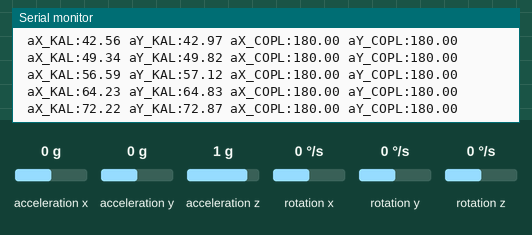
Recording of a sketch running on a simulated Arduino Uno, built with avr-gcc and run on an emulated ATmega328P. On the bench: the last lines printed to the serial monitor. Wiring (inferred from the names in the program): MPU-6050 motion sensor at I2C address 0x68. The test bench sets the inputs (shaded band); at power-on: rotation x 0 °/s, acceleration x 0 g, acceleration z 1 g, acceleration y 0 g, rotation y 0 °/s, rotation z 0 °/s.

Above: at 1.7 s.
1.8 s: rotation x set to -192 °/s
At 1.84 s:
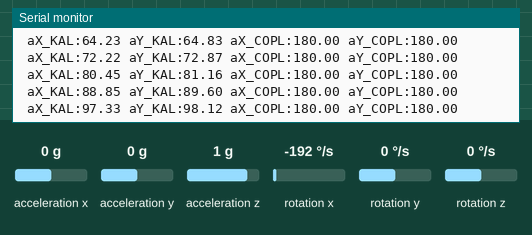
4.8 s: acceleration x set to -1.4 g
At 4.82 s:
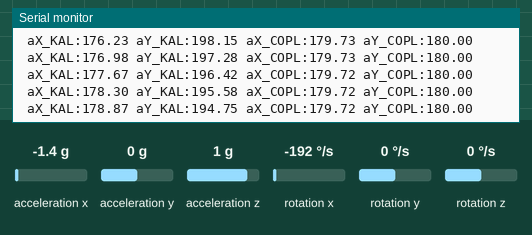
7.8 s: acceleration z set to -1.4 g
At 7.82 s:
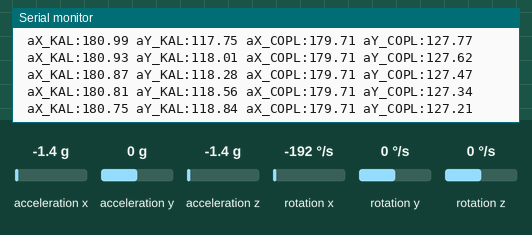
10.8 s: acceleration y set to -1.4 g
At 10.84 s:
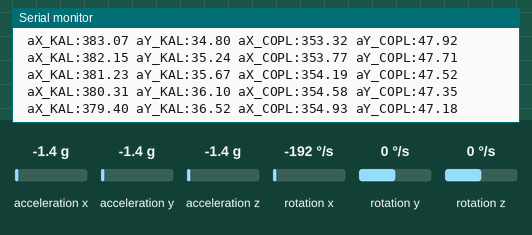
13.8 s: rotation y set to 192 °/s
At 13.85 s:
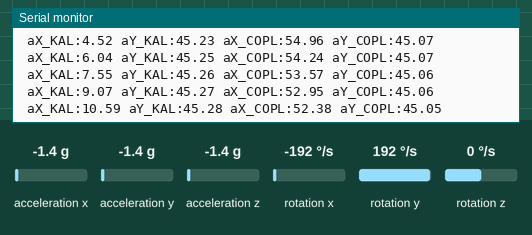
16.8 s: acceleration z set to 0.8 g
At 16.84 s:
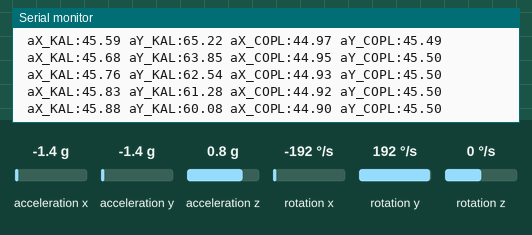
Timing chart, 0 to 19.8 s (numbered marks = the images above; inputs shaded):
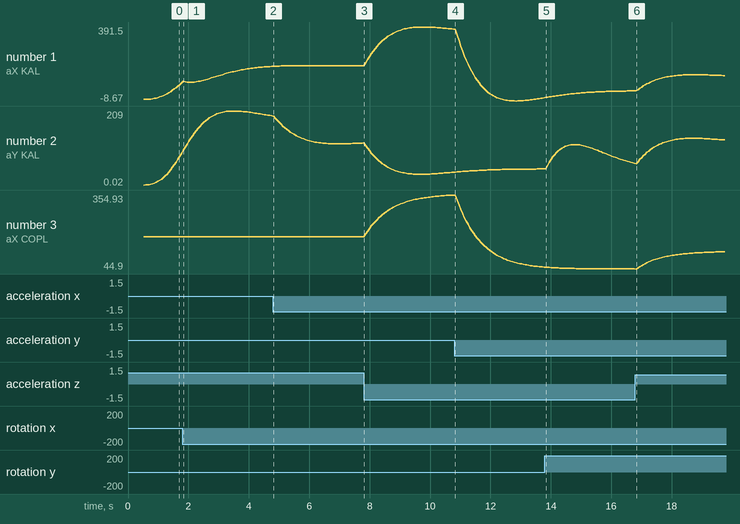

Measured:
- plotted number 1: 88.85 → 178.3 after the input at 1.8 s
- plotted number 2: 89.6 → 195.58 after the input at 1.8 s
- plotted number 3: 180 → 179.72 after the input at 1.8 s

The sketch:

New_TEST_FIFO_5_D_C_K.ino
```cpp
#define COMPL_K 0.07
#include <GyverFilters.h>
#include <Wire.h>
#include "Kalman.h"
#include "I2Cdev.h"
#include "MPU6050_6Axis_MotionApps_V6_12.h"
MPU6050 mpu;

float angleX_DMP = 180;
float angleY_DMP = 180;
float angleZ_DMP = 180;

float gyroXangle_COMPL = 180;
float gyroYangle_COMPL = 180;

Kalman kalmanX;
Kalman kalmanY;


uint8_t IMUAddress = 0x68;
uint8_t nbytes = 14;

uint8_t AFS_SELa = 0; //диапазон шкалы акселерометра
uint8_t AFS_SELg = 0; //диапазон шкалы гироскопа
/*
  Настройка чувствительности акселерометра - полный диапазон шкалы (по умолчанию +/- 2g)
  Масштабирование показания датчиков в зависимости от настройки чувствительности:

  |AFS_SEL|диапазон шаклы|масштабирование на|перевод в СИ   |||||||||
  Акселерометр
  |   0   |     +-2g     |     16384        |    aX/32768*2     |||||||||
  |   1   |     +-4g     |     8192         |    aX/32768*4     |||||||||
  |   2   |     +-6g     |     4096         |    aX/32768*6     |||||||||
  |   3   |     +-8g     |     2048         |    aX/32768*8     |||||||||
  Температура
  |   0   |от -40 до 85 С|     340          |    t/340          |||||||||
  Гироскоп
  |   0   |     +-250    |     131          |    gX/32768*250   |||||||||
  |   1   |     +-500    |     65.5         |    gX/32768*500   |||||||||
  |   2   |     +-1000   |     32.8         |    gX/32768*1000  |||||||||
  |   3   |     +-2000   |     16.4         |    gX/32768*2000  |||||||||

*/

//указание переменных для настройки диапазона гироскопа и акселерометра
uint8_t AFS_CONFa = 0x10;
uint8_t AFS_CONFg = 0x10;
uint8_t coeffa = 0;
uint16_t coeffg = 0;

int16_t aX;
int16_t aY;
int16_t aZ;

uint16_t AFS_SELt = 340;
int16_t tR;

int16_t gX;
int16_t gY;
int16_t gZ;


double gyroXangle = 180; // Angle calculate using the gyro
double gyroYangle = 180;
double AngleX_comp = 180; // Calculate the angle using a Kalman filter
double AngleY_comp = 180;
double kalAngleX; // Calculate the angle using a Kalman filter
double kalAngleY;


String str_Kal_X = " aX_KAL:";
String str_Kal_Y = " aY_KAL:";

String str_COPL_X = " aX_COPL:";
String str_COPL_Y = " aY_COPL:";

String str_DMP_X = " aX_DMP:";
String str_DMP_Y = " aY_DMP:";

uint32_t timer;


void setup() {
  Serial.begin(9600); //настроить последовательный порт для вывода
  Wire.begin(); // подключение к шине I2C как мастер

  //  Wire.setClock(400000ul); // значение (в герцах) желаемых часов связи. Допустимые значения: 100000 (стандартный режим) и 400000 (быстрый режим).
  //Некоторые процессоры также поддерживают 10000 (низкоскоростной режим), 1000000 (быстрый режим плюс) и 3400000 (высокоскоростной режим).
  //См. Документацию по конкретному процессору, чтобы убедиться, что нужный режим поддерживается.

  mpu.initialize();
  initDMP();

  Wire.beginTransmission(IMUAddress);
  Wire.write(0x6B);
  Wire.write(0x00);
  Wire.endTransmission(true);

  //Назначение переменных под нужную точность
  switch (AFS_SELa)
  {
    case 0:
      coeffa = 2;
      AFS_CONFa = 0x00;
      break;
    case 1:
      coeffa = 4;
      AFS_CONFa = 0x01;
      break;
    case 2:
      coeffa = 6;
      AFS_CONFa = 0x10;
      break;
    case 3:
      coeffa = 8;
      AFS_CONFa = 0x11;
      break;
    default:
      coeffa = 2;
      AFS_CONFa = 0x00;
      break;
  }

  switch (AFS_SELg)
  {
    case 0:
      coeffg = 250;
      AFS_CONFg = 0x00;
      break;
    case 1:
      coeffg = 500;
      AFS_CONFg = 0x01;
      break;
    case 2:
      coeffg = 1000;
      AFS_CONFg = 0x10;
      break;
    case 3:
      coeffg = 2000;
      AFS_CONFg = 0x11;
      break;
    default:
      coeffg = 250;
      AFS_CONFg = 0x00;
      break;
  }


  Wire.beginTransmission(IMUAddress);
  Wire.write(0x1C);                  //обращаемся к регистру ACCEL_CONFIG (1C hex)
  Wire.write(AFS_CONFa);                  //Установить биты регистра как 00010000 (диапазон полной шкалы +/- 8g)
  Wire.endTransmission(true);
  // Настроить чувствительность гироскопа - полный диапазон шкалы (по умолчанию +/- 250 град / с)
  Wire.beginTransmission(IMUAddress);
  Wire.write(0x1B);                   // Обращаемся к регистру GYRO_CONFIG (1B hex)
  Wire.write(AFS_CONFg);                   // Установить биты регистра как 00010000 (полная шкала 1000 град / с)
  Wire.endTransmission(true);
  delay(20);
  timer = micros();
}


void loop() {

  Wire.beginTransmission(IMUAddress); // Открывает канал связи по шине I2C с ведомым устройством.
  Wire.write(0x3B); //передача начинается с регистра 0x3B (ACCEL_XOUT_H) & 0x3C (ACCEL_XOUT_L)
  Wire.endTransmission(false); //Отправляет данные, которые были поставлены в очередь методом write() и завершает передачу.
  //true — после запроса отправляет STOP, освобождая шину I2C. false — после запроса отправляет RESTART. Шина не освобождается и можно отправлять дополнительные запросы. По умолчанию — true.

  Wire.requestFrom(IMUAddress, nbytes); //Отправляет запрос на определенное количество байтов от ведущего устройства к ведомому.
  //акселерометр
  aX = Wire.read() << 8 | Wire.read(); // 0x3B (ACCEL_XOUT_H) & 0x3C (ACCEL_XOUT_L)
  aY = Wire.read() << 8 | Wire.read(); // 0x3D (ACCEL_YOUT_H) & 0x3E (ACCEL_YOUT_L)
  aZ = Wire.read() << 8 | Wire.read(); // 0x3F (ACCEL_ZOUT_H) & 0x40 (ACCEL_ZOUT_L)
  // температура
  tR = Wire.read() << 8 | Wire.read(); // 0x41 (TEMP_OUT_H) & 0x42 (TEMP_OUT_L)
  //гироскоп
  gX = Wire.read() << 8 | Wire.read(); // 0x43 (GYRO_XOUT_H) & 0x44 (GYRO_XOUT_L)
  gY = Wire.read() << 8 | Wire.read(); // 0x45 (GYRO_YOUT_H) & 0x46 (GYRO_YOUT_L)
  gZ = Wire.read() << 8 | Wire.read(); // 0x47 (GYRO_ZOUT_H) & 0x48 (GYRO_ZOUT_L)

  //Перевод показателей датчика из условных единиц в системы СИ (в количестве единиц графитации g)
  double aX_si = (double(aX) / double(32767)) * double(coeffa);
  double aY_si = (double(aY) / double(32767)) * double(coeffa);
  double aZ_si = (double(aZ) / double(32767)) * double(coeffa);

  double gX_si = (double(gX) / double(32767)) * double(coeffg);
  double gY_si = (double(gY) / double(32767)) * double(coeffg);
  double gZ_si = (double(gZ) / double(32767)) * double(coeffg);

  //расчет угла альфа через тангенс и перевод из радианы в градусы
  double aXangle = (atan2(aY_si, aZ_si) + PI) * RAD_TO_DEG;
  double aYangle = (atan2(aX_si, aZ_si) + PI) * RAD_TO_DEG;

  gyroXangle += kalmanX.getRate() * ((double)(micros() - timer) / 1000000);
  gyroYangle += kalmanY.getRate() * ((double)(micros() - timer) / 1000000);

  kalAngleX = kalmanX.getAngle(aXangle, gX_si, (double)(micros() - timer) / 1000000);
  kalAngleY = kalmanY.getAngle(aYangle, gY_si, (double)(micros() - timer) / 1000000);
  timer = micros();

  gyroXangle_COMPL += gX_si * ((float)(micros() - timer) / 1000000);
  gyroYangle_COMPL += gY_si * ((float)(micros() - timer) / 1000000);

  //Комплементарный фильтр
  AngleX_comp = ((float)(1 - COMPL_K) * (AngleX_comp + (gX_si * (float)(micros() - timer) / 1000000))) + (COMPL_K * aXangle);
  AngleY_comp = ((float)(1 - COMPL_K) * (AngleY_comp + (gY_si * (float)(micros() - timer) / 1000000))) + (COMPL_K * aYangle);


  /*

    Serial.println();
    Serial.print("NEW->");
    Serial.println();

    Serial.print("aXs:");
    Serial.print(aX_si);
    Serial.print("g ");

    Serial.print("aYs:");
    Serial.print(aY_si);
    Serial.print("g ");


    Serial.print("aZs:");
    Serial.print(aZ_si);
    Serial.print("g ");


    Serial.print("       |         ");


    Serial.print("gXs:");
    Serial.print(gX_si);
    Serial.print("°/сек ");

    Serial.print("gYs:");
    Serial.print(gY_si);
    Serial.print("°/сек ");


    Serial.print("gZs:");
    Serial.print(gZ_si);
    Serial.print("°/сек ");


    Serial.print("       |         ");

    Serial.print("angleX:");
    Serial.print(kalAngleX);
    Serial.print("° ");

    Serial.print("angleY:");
    Serial.print(kalAngleY);
    Serial.print("° ");


    Serial.print("       |         ");

    Serial.print("GyroAngleX:");
    Serial.print(gyroXangle);
    Serial.print("° ");

    Serial.print("GyroAngleY:");
    Serial.print(gyroYangle);
    Serial.print("° ");

  */
  //getAngles()


  // Углы через Калмана
  // Serial.print("aX_KAL:");
  Serial.print(str_Kal_X + kalAngleX);
  //Serial.print("aY_KAL:");
  Serial.print(str_Kal_Y + kalAngleY);

  //Комплементарный фильтр
  // Serial.print(" aX_COPL: ");
  Serial.print(str_COPL_X + AngleX_comp);
  //Serial.print(" aY_COPL: ");
  Serial.println(str_COPL_Y + AngleY_comp);

 /*
  //Углы через DMP
  // Serial.print(" aX_DMP: ");
  Serial.print(str_DMP_X + angleX_DMP);

  //  Serial.print(" aY_DMP: ");
  Serial.println(str_DMP_Y + angleY_DMP);


      Serial.print("aZ:");
      Serial.print(aZ);
      Serial.print("        ");

      Serial.print("a:");
      Serial.print(abs(aZ)+abs(aX)+abs(aY));
      Serial.print("        ");

      Serial.print("tR:");
      Serial.print(tR);
      Serial.print("        ");

      Serial.print("gX:");
      Serial.print(gX);
      Serial.print(" ");

      Serial.print("gY:");
      Serial.print(gY);
      Serial.print(" ");

      Serial.print("gZ:");
      Serial.print(gZ);
      Serial.print(" ");
      Serial.println();
  */
}


// НУЖНЫЕ ПЕРЕМЕННЫЕ
const float toDeg = 180.0 / M_PI;
uint8_t mpuIntStatus;   // содержит текущий байт состояния прерывания от MPU
uint8_t devStatus;      // возвращаем статус после каждой операции с устройством (0 = успех,! 0 = ошибка)
uint16_t packetSize;    // ожидаемый размер пакета DMP (по умолчанию 42 байта)
uint16_t fifoCount;     // подсчет всех байтов в текущий момент в FIFO
uint8_t fifoBuffer[64]; // буфер хранения FIFO
Quaternion q;           // [w, x, y, z]         кватернион контейнер
VectorFloat gravity;    // [x, y, z]            вектор гравитации
float ypr[3];           // [yaw, pitch, roll]   контейнер рыскания/тангажа/крена и вектор силы тяжести

// инициализация
void initDMP() {
  devStatus = mpu.dmpInitialize();
  mpu.setDMPEnabled(true);
  mpuIntStatus = mpu.getIntStatus();
  packetSize = mpu.dmpGetFIFOPacketSize();
}

// получение углов в angleX, angleY, angleZ по DMP
void getAngles() {

  if (mpu.dmpGetCurrentFIFOPacket(fifoBuffer)) {
    mpu.dmpGetQuaternion(&q, fifoBuffer);
    mpu.dmpGetGravity(&gravity, &q);
    mpu.dmpGetYawPitchRoll(ypr, &q, &gravity);
    angleX_DMP = ypr[2] * toDeg + 180;
    angleY_DMP = ypr[1] * toDeg + 180;
    angleZ_DMP = ypr[0] * toDeg + 180;
  }
}
```
